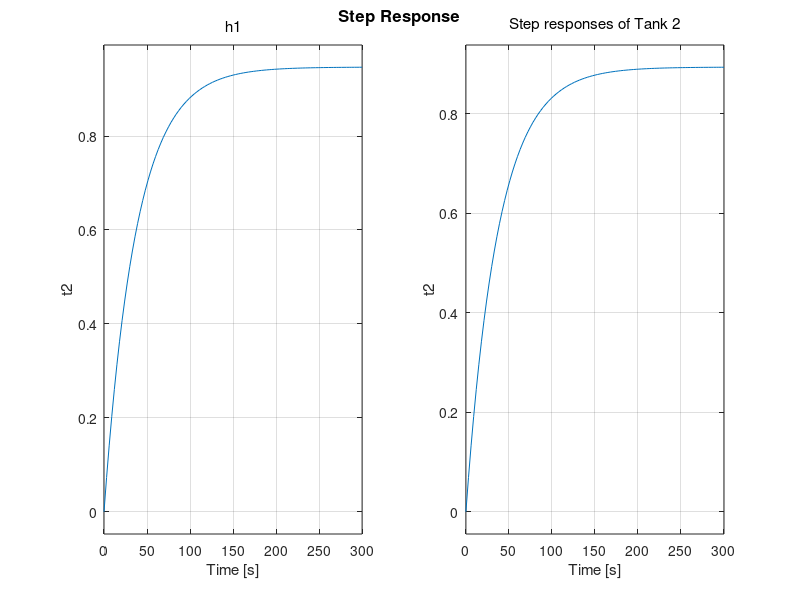

This figure's MATLAB source: (Note: this script raises an error after producing the figure.)
close all, clc, clearvars

A1 = 0.0256;	% Area of tank 1 (hunits^2)
A2 = 0.0477;	% Area of tank 2 (hunits^2)
h2 = 0.241;	    % Height of tank 2, fixed by overflow (hunits)
fb = 3.28e-5;   % Bias stream flow (hunits^3/sec)
fs = 0.00028;	% Flow scaling (hunits^3/sec/funit)
th = 1.0;	    % Hot water supply temp (tunits)
tc = 0.0;	    % Cold water supply temp (tunits)
tb = tc;	    % Cold bias stream temp (tunits)
alpha = 4876;   % Constant for flow/height relation (hunits/funits)
beta = 0.59;    % Constant for flow/height relation (hunits)

h1ss = 0.75;                            % Water level for tank 1
t1ss = 0.75;                            % Temperature of tank 1
f1ss = (h1ss+beta)/alpha;               % Flow tank 1 -> tank 2
fss = [th,tc;1,1]\[t1ss*f1ss;f1ss];
fhss = fss(1);                          % Hot flow
fcss = fss(2);                          % Cold flow
t2ss = (f1ss*t1ss + fb*tb)/(f1ss + fb); % Temperature of tank 2

A = [ -1/(A1*alpha),          0;
      (beta*t1ss)/(A1*h1ss),  -(h1ss+beta)/(alpha*A1*h1ss)];

B = fs*[ 1/(A1*alpha),   1/(A1*alpha);
         th/A1,          tc/A1];

C = [ alpha,             0;
      -alpha*t1ss/h1ss,  1/h1ss];

D = zeros(2,2);
tank1nom = ss(A,B,C,D,'InputName',{'fh','fc'},'OutputName',{'h1','t1'});

figure
step(tank1nom), title('Step responses of Tank 1')

A = -(h1ss + beta + alpha*fb)/(A2*h2*alpha);
B = [ (t2ss+t1ss)/(alpha*A2*h2),  (h1ss + beta)/(alpha*A2*h2) ];
C = 1;
D = zeros(1,2);

tank2nom = ss(A,B,C,D,'InputName',{'h1','t1'},'OutputName','t2');

% figure
step(tank2nom), title('Step responses of Tank 2')

%% Actuator models
act_BW = 20;		% Actuator bandwidth (rad/sec)
actuator = [ tf(act_BW,[1 act_BW]); tf([act_BW 0],[1 act_BW]) ];
actuator.OutputName = {'Flow','Flow rate'};

bodemag(actuator)
title('Valve actuator dynamics')

hot_act = actuator;
set(hot_act,'InputName','fhc','OutputName',{'fh','fh_rate'});
cold_act =actuator;
set(cold_act,'InputName','fcc','OutputName',{'fc','fc_rate'});

% Anti-aliasing filters
fbw = 2.25;		% Anti-aliasing filter cut-off (Hz)
filter = mkfilter(fbw,4,'Butterw');
h1F = filter;
t1F = filter;

%% Uncertainty on Model Dynamics
Wh1 = 0.01+tf([0.5,0],[0.25,1]);
Wt1 = 0.1+tf([20*h1ss,0],[0.2,1]);
Wt2 = 0.1+tf([100,0],[1,21]);

clf
bodemag(Wh1,Wt1,Wt2), title('Relative bounds on modeling errors')
legend('h1 dynamics','t1 dynamics','t2 dynamics','Location','NorthWest')
t2F = filter;

% Normalized error dynamics
delta1 = ultidyn('delta1',[1 1]);
delta2 = ultidyn('delta2',[1 1]);
delta3 = ultidyn('delta3',[1 1]);

% Frequency-dependent variability in h1, t1, t2 dynamics
varh1 = 1+delta1*Wh1;
vart1 = 1+delta2*Wt1;
vart2 = 1+delta3*Wt2;

% Add variability to nominal models
tank1u = append(varh1,vart1)*tank1nom;
tank2u = vart2*tank2nom;

tank1and2u = [0 1; tank2u]*tank1u;

% figure;
step(tank1u,1000), title('Variability in responses due to modeling errors (Tank 1)')

%% Setting up a controller design
Wh1noise = zpk(0.01);  % h1 noise weight
Wt1noise = zpk(0.03);  % t1 noise weight
Wt2noise = zpk(0.03);  % t2 noise weight

Wt1perf = tf(100,[400,1]);	% t1 tracking error weight
Wt2perf = tf(50,[800,1]);	% t2 tracking error weight

clf
bodemag(Wt1perf,Wt2perf)
title('Frequency-dependent penalty on setpoint tracking errors')
legend('t1','t2')

Wt1cmd = zpk(0.1);               % t1 input command weight
Wtdiffcmd = zpk(0.01);           % t2 - t1  input command weight

Whact =  zpk(0.01);  % Hot actuator penalty
Wcact =  zpk(0.01);  % Cold actuator penalty

Whrate = zpk(50);    % Hot actuator rate penalty
Wcrate = zpk(50);    % Cold actuator rate penalty

%% Building a Weighted Open-Loop Model
inputs = {'t1cmd', 'tdiffcmd', 't1noise', 't2noise', 'fhc', 'fcc'};
outputs = {'y_Wt1perf', 'y_Wt2perf', 'y_Whact', 'y_Wcact', ...
             'y_Whrate', 'y_Wcrate', 'y_Wt1cmd', 'y_t1diffcmd', ...
                                           'y_t1Fn', 'y_t2Fn'};

hot_act.InputName = 'fhc'; hot_act.OutputName = {'fh' 'fh_rate'};
cold_act.InputName = 'fcc'; cold_act.OutputName = {'fc' 'fc_rate'};

tank1and2u.InputName = {'fh','fc'};
tank1and2u.OutputName = {'t1','t2'};

t1F.InputName = 't1'; t1F.OutputName = 'y_t1F';
t2F.InputName = 't2'; t2F.OutputName = 'y_t2F';

Wt1cmd.InputName = 't1cmd'; Wt1cmd.OutputName = 'y_Wt1cmd';
Wtdiffcmd.InputName = 'tdiffcmd'; Wtdiffcmd.OutputName = 'y_Wtdiffcmd';

Whact.InputName = 'fh'; Whact.OutputName = 'y_Whact';
Wcact.InputName = 'fc'; Wcact.OutputName = 'y_Wcact';

Whrate.InputName = 'fh_rate'; Whrate.OutputName = 'y_Whrate';
Wcrate.InputName = 'fc_rate'; Wcrate.OutputName = 'y_Wcrate';

Wt1perf.InputName = 'u_Wt1perf'; Wt1perf.OutputName = 'y_Wt1perf';
Wt2perf.InputName = 'u_Wt2perf'; Wt2perf.OutputName = 'y_Wt2perf';

Wt1noise.InputName = 't1noise'; Wt1noise.OutputName = 'y_Wt1noise';
Wt2noise.InputName = 't2noise'; Wt2noise.OutputName = 'y_Wt2noise';

sum1 = sumblk('y_t1diffcmd = y_Wt1cmd + y_Wtdiffcmd');
sum2 = sumblk('y_t1Fn = y_t1F + y_Wt1noise');
sum3 = sumblk('y_t2Fn = y_t2F + y_Wt2noise');
sum4 = sumblk('u_Wt1perf = y_Wt1cmd - t1');
sum5 = sumblk('u_Wt2perf = y_Wtdiffcmd + y_Wt1cmd - t2');

% This produces the uncertain state-space model
P = connect(tank1and2u,hot_act,cold_act,t1F,t2F,Wt1cmd,Wtdiffcmd,Whact, ...
                Wcact,Whrate,Wcrate,Wt1perf,Wt2perf,Wt1noise,Wt2noise, ...
                   sum1,sum2,sum3,sum4,sum5,inputs,outputs);

disp('Weighted open-loop model: ')
P

%% H-infinity Controller Design
nmeas = 4;		% Number of measurements
nctrls = 2;		% Number of controls
[k0,g0,gamma0] = hinfgsyn(P.NominalValue,nmeas,nctrls,0.901587304);
size(g0)
gamma0

inputs = {'t1ref', 't2ref', 't1noise', 't2noise', 'fhc', 'fcc'};
outputs = {'y_tank1', 'y_tank2', 'fhc', 'fcc', 'y_t1ref', 'y_t2ref', ...
                'y_t1Fn', 'y_t2Fn'};

hot_act(1).InputName = 'fhc'; hot_act(1).OutputName = 'y_hot_act';
cold_act(1).InputName = 'fcc'; cold_act(1).OutputName = 'y_cold_act';

tank1nom.InputName = [hot_act(1).OutputName cold_act(1).OutputName];
tank1nom.OutputName = 'y_tank1';
tank2nom.InputName = tank1nom.OutputName;
tank2nom.OutputName = 'y_tank2';

t1F.InputName = tank1nom.OutputName(2); t1F.OutputName = 'y_t1F';
t2F.InputName = tank2nom.OutputName; t2F.OutputName = 'y_t2F';

I_tref = zpk(eye(2));
I_tref.InputName = {'t1ref', 't2ref'}; I_tref.OutputName = {'y_t1ref', 'y_t2ref'};

sum1 = sumblk('y_t1Fn = y_t1F + t1noise');
sum2 = sumblk('y_t2Fn = y_t2F + t2noise');

simlft = connect(tank1nom,tank2nom,hot_act(1),cold_act(1),t1F,t2F,I_tref,sum1,sum2,inputs,outputs);

% Close the loop with the H-infinity controller |k0|
sim_k0 = lft(simlft,k0);
sim_k0.InputName = {'t1ref'; 't2ref'; 't1noise'; 't2noise'};
sim_k0.OutputName = {'h1'; 't1'; 't2'; 'fhc'; 'fcc'};

% Closed-loop simulation
time=0:800;
t1ref = (time>=80 & time<100).*(time-80)*-0.18/20 + ...
    (time>=100)*-0.18;
t2ref = (time>=80 & time<100).*(time-80)*-0.2/20 + ...
    (time>=100)*-0.2;
t1noise = Wt1noise.k * randn(size(time));
t2noise = Wt2noise.k * randn(size(time));

y = lsim(sim_k0,[t1ref ; t2ref ; t1noise ; t2noise],time);

h1 = h1ss+y(:,1);
t1 = t1ss+y(:,2);
t2 = t2ss+y(:,3);
fhc = fhss/fs+y(:,4); % Note scaling to actuator
fcc = fcss/fs+y(:,5); % Limits (0<= fhc <= 1) etc.

% figure
plot(time,h1,'--',time,t1,'-',time,t2,'-.');
xlabel('Time (sec)')
ylabel('Measurements')
title('Step Response of H-infinity Controller k0')
legend('h1','t1','t2');
grid

% figure
plot(time,fhc,'-',time,fcc,'-.');
xlabel('Time: seconds')
ylabel('Actuators')
title('Actuator Commands for H-infinity Controller k0')
legend('fhc','fcc');
grid

%% Robustness of the H-infinity Controller
clpk0 = lft(P,k0);

% Compute and plot worst-case gain
figure
wcsigma(clpk0);
axis([1e-4 100 -20 10]), shg